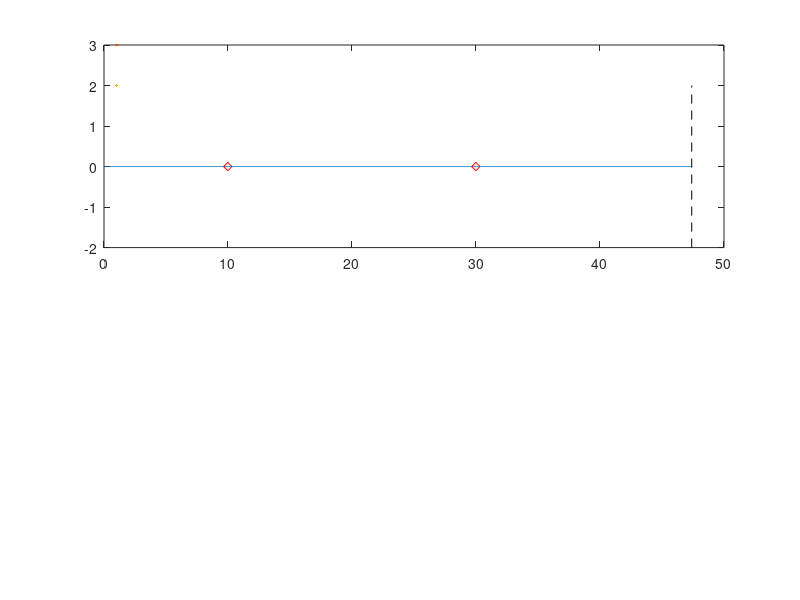

Recreate this plot in MATLAB. (Note: this script raises an error after producing the figure.)
%% SIMULACIÓN "REALISTA" DE UNA ONDA 
% EN EL VACÍO CON FRECUENCIA EXPLÍCITA

%% PROGRAMA PRINCIPAL

%Permitividad del vacío
eps0= 8.85e-12;
%Permeabilidad del vacío
mu0= 4*pi*1e-7;
%Impedancia en el vacío
eta0=sqrt(mu0/eps0);
%Velocidad de la luz en el vacío
c0=1/sqrt(mu0*eps0);
M=1500; % Nuúmero de nodos espaciales
Q=1320; %Número de pasos temporales

%% Parámetros de la excitación
%Onda de Ricker
fp=94.9e6; %Frecuencia del pulso en Hz
t0=1/fp; % Corriemiento en tiempo
lambda=c0/fp; % Longitud de onda en fp
Sc=1; %Número de Courant
Nl=100; %Puntos por longitud de onda
deltax=lambda/Nl; %Incremento en el espacio
deltat=(deltax*Sc)/(c0); %Incremento en el tiempo
%% Parámetros computacionales

% Creamos el ciclo for para la evaluación del campo (Programa MUY MALO)
ls=[deltax*M,20]; %Material: NO, SI
campos=zeros(2,Q);
for h=1:2


%% Variables físicas
%Punto de frontera vacío-material
xb=round(ls(h)/deltax);
%Permeabilidad relativa
muR=1; %Pues estamos en el vacío
%Permitividad relativa
epsR=ones(1,M); %Vacío
epsR(xb:end)=1.585^2; %Policarbonato
%Permitividad del material
epsilon=epsR*eps0;
%Permeabiilidad del material
mu=muR*mu0;

%% Inicialización de los campos eléctricos y magnéticos
Ez=zeros(1,M);
Hy=zeros(1,M);
t=(1:Q)*deltat; %Tiempo de la simulación
x=(1:M)*deltax; %Espacio de la simulación

%% Parámetros de los sensores
sE1=zeros(1,Q); %Sensor 1 del campo eléctrico
sE2=zeros(1,Q); %Sensor 2 del campo eléctrico
x1=round(10/deltax); %Posición del sensor 1
x2=round(30/deltax); %Posición del sensor 2

%% Inicializamos la gráfica para mostrar resultados
subplot(2,1,1)
VentanaSimulacion=plot(x,Ez,LineWidth=3);
hold on 
plot([xb*deltax,xb*deltax],[-2,2],'--k',LineWidth=2)
plot([x1,x2]*deltax,[0,0],'dr')
hold off
text(xb*deltax,1,'\leftarrow Frontera vacío-material',FontWeight='bold',FontSize=12)
ylim([-2,2])
xlim([0,x(end)])
xlabel('Eje X [m]', 'FontSize',13)
ylabel({'Amplitud del' ,'campo eléctrico'}, 'FontSize',13)
grid on

% Gráfica de los sensores en el tiempo
subplot(2,1,2)
sensorOscil=plot(t,sE1,'r',t,sE2,'b');
%sensorOscil2=plot(t,sE2,'b');
xlabel('Tiempo [s]')
ylim([-1.5,1.5])
ylabel({'Amplitud del', 'campo eléctrico [UA]'})
%% Programa Principal

for q=1:Q
    %Actualización del campo magnético
    Hy(1:M-1)=Hy(1:M-1) + ... 
        (deltat/(mu*deltax))*(Ez(2:M) - Ez(1:M-1));
    %Actualización del campo eléctrico
    Ez(2:M)=Ez(2:M) + ...
        (deltat./(epsilon(2:M)*deltax)).*(Hy(2:M)-Hy(1:M-1));
    %Introducimos la perturbación
    Ez(1)=OndaDeRicker(t(q),fp,t0);

    %Medimos los campos en el tiempo
    sE1(q)=Ez(x1);
    sE2(q)=Ez(x2);
    %Mostramos resultados
    set(VentanaSimulacion, 'YData',Ez);
    set(sensorOscil(1), 'YData', sE1);
    set(sensorOscil(2), 'YData', sE2);
    %Esperamos para el siguiente paso en el tiempo
    pause(0.01)
end
%Guardamos el campo
campos(h,:)=sE1;
end

%% Determinamos los campos INCIDENTE Y REFLEJADO
Ei=campos(1,:);
Er=campos(2,:) - Ei;

%Determinamos la transformada de Fourier
[eI,nu]=FFT_Completa(Ei,t);
[eR,~]=FFT_Completa(Er,t);

%Calculamos el coeficiente de reflexión
r=eR./eI;

%Mostramos los resultados
clf
subplot(3,1,1)
%Campos en el tiempo
plot(t,Ei,'r',t,Er,'b',LineWidth=3)
legend('Campo incidente','Campo reflejado')
grid
xlabel('Tiempo [s]')
ylabel('Amplitud [UA]')

%Espectros de los campos
subplot(3,1,2)
plot(nu,abs(eI),'r',nu,abs(eR),'b',LineWidth=3)
xlim([0,0.25e9])
legend('Espectro Ei', 'Espectro Er')
grid
xlabel('Frecuencias [Hz]')
ylabel('Espectro [UA]')

%Coeficiente de reflexión
subplot(3,1,3)
plot(nu,abs(r),'k',LineWidth=3)
xlim([0,0.25e9])
ylim([0,0.5])
legend('Coeficiente de reflexión')
grid
xlabel('Frecuencias [Hz]')
ylabel('Espectro [UA]')





